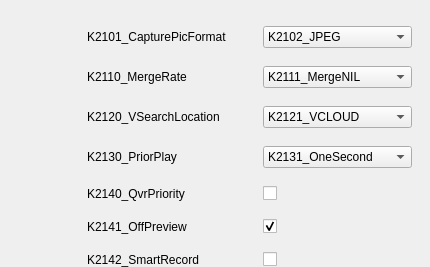
       <widget class="QWidget" name="PreviewOption">
        <property name="sizePolicy">
         <sizepolicy hsizetype="Expanding" vsizetype="Expanding">
          <horstretch>0</horstretch>
          <verstretch>0</verstretch>
         </sizepolicy>
        </property>
        <layout class="QFormLayout" name="formLayout_5">
         <property name="rowWrapPolicy">
          <enum>QFormLayout::DontWrapRows</enum>
         </property>
         <property name="horizontalSpacing">
          <number>36</number>
         </property>
         <property name="verticalSpacing">
          <number>18</number>
         </property>
         <property name="leftMargin">
          <number>87</number>
         </property>
         <property name="topMargin">
          <number>26</number>
         </property>
         <property name="rightMargin">
          <number>18</number>
         </property>
         <property name="bottomMargin">
          <number>0</number>
         </property>
         <item row="0" column="0">
          <widget class="QLabel" name="lCaptureFormat">
           <property name="text">
            <string>K2101_CapturePicFormat</string>
           </property>
           <property name="buddy">
            <cstring>keeplogtime</cstring>
           </property>
          </widget>
         </item>
         <item row="0" column="1">
          <widget class="QComboBox" name="picfmt">
           <property name="maximumSize">
            <size>
             <width>400</width>
             <height>16777215</height>
            </size>
           </property>
           <property name="currentText">
            <string>K2102_JPEG</string>
           </property>
           <item>
            <property name="text">
             <string>K2102_JPEG</string>
            </property>
           </item>
           <item>
            <property name="text">
             <string>K2103_PNG</string>
            </property>
           </item>
           <item>
            <property name="text">
             <string>K2104_BMP</string>
            </property>
           </item>
          </widget>
         </item>
         <item row="1" column="0">
          <widget class="QLabel" name="lFileCodeMode">
           <property name="text">
            <string>K2110_MergeRate</string>
           </property>
           <property name="buddy">
            <cstring>keeplogtime</cstring>
           </property>
          </widget>
         </item>
         <item row="1" column="1">
          <widget class="QComboBox" name="mergerate">
           <property name="maximumSize">
            <size>
             <width>400</width>
             <height>16777215</height>
            </size>
           </property>
           <property name="currentText">
            <string>K2111_MergeNIL</string>
           </property>
           <item>
            <property name="text">
             <string>K2111_MergeNIL</string>
            </property>
           </item>
           <item>
            <property name="text">
             <string>K2112_MergeFirst</string>
            </property>
           </item>
           <item>
            <property name="text">
             <string>K2113_MergeLast</string>
            </property>
           </item>
          </widget>
         </item>
         <item row="2" column="0">
          <widget class="QLabel" name="lVideoSearchMode">
           <property name="text">
            <string>K2120_VSearchLocation</string>
           </property>
           <property name="buddy">
            <cstring>keeplogtime</cstring>
           </property>
          </widget>
         </item>
         <item row="2" column="1">
          <widget class="QComboBox" name="wheresearch">
           <property name="maximumSize">
            <size>
             <width>400</width>
             <height>16777215</height>
            </size>
           </property>
           <property name="currentText">
            <string>K2121_VCLOUD</string>
           </property>
           <item>
            <property name="text">
             <string>K2121_VCLOUD</string>
            </property>
           </item>
           <item>
            <property name="text">
             <string>K2122_VQVR</string>
            </property>
           </item>
          </widget>
         </item>
         <item row="3" column="0">
          <widget class="QLabel" name="lEventPlaybackTime">
           <property name="text">
            <string>K2130_PriorPlay</string>
           </property>
           <property name="buddy">
            <cstring>keeplogtime</cstring>
           </property>
          </widget>
         </item>
         <item row="3" column="1">
          <widget class="QComboBox" name="priorplay">
           <property name="maximumSize">
            <size>
             <width>400</width>
             <height>16777215</height>
            </size>
           </property>
           <property name="currentText">
            <string>K2131_OneSecond</string>
           </property>
           <item>
            <property name="text">
             <string>K2131_OneSecond</string>
            </property>
           </item>
           <item>
            <property name="text">
             <string>K2132_FiveSeconds</string>
            </property>
           </item>
           <item>
            <property name="text">
             <string>K2133_TenSeconds</string>
            </property>
           </item>
           <item>
            <property name="text">
             <string>K2134_HalfMinute</string>
            </property>
           </item>
           <item>
            <property name="text">
             <string>K2135_OneMinite</string>
            </property>
           </item>
           <item>
            <property name="text">
             <string>K2136_NintySeconds</string>
            </property>
           </item>
           <item>
            <property name="text">
             <string>K2137_HalfHour</string>
            </property>
           </item>
           <item>
            <property name="text">
             <string>K2138_OneHour</string>
            </property>
           </item>
          </widget>
         </item>
         <item row="5" column="0">
          <widget class="QLabel" name="lWindowPreview">
           <property name="text">
            <string>K2141_OffPreview</string>
           </property>
          </widget>
         </item>
         <item row="6" column="0">
          <widget class="QLabel" name="lIntelligentVideoPlayback">
           <property name="text">
            <string>K2142_SmartRecord</string>
           </property>
          </widget>
         </item>
         <item row="6" column="1">
          <widget class="QCheckBox" name="smartrecord">
           <property name="enabled">
            <bool>true</bool>
           </property>
           <property name="sizePolicy">
            <sizepolicy hsizetype="Preferred" vsizetype="Preferred">
             <horstretch>0</horstretch>
             <verstretch>0</verstretch>
            </sizepolicy>
           </property>
           <property name="cursor">
            <cursorShape>ArrowCursor</cursorShape>
           </property>
           <property name="text">
            <string/>
           </property>
           <property name="icon">
            <iconset>
             <activeoff>:/icon/buttonOn.png</activeoff>
             <activeon>:/icon/buttonOff.png</activeon>
            </iconset>
           </property>
           <property name="iconSize">
            <size>
             <width>30</width>
             <height>30</height>
            </size>
           </property>
           <property name="checkable">
            <bool>true</bool>
           </property>
          </widget>
         </item>
         <item row="5" column="1">
          <widget class="QCheckBox" name="offpreview">
           <property name="enabled">
            <bool>true</bool>
           </property>
           <property name="sizePolicy">
            <sizepolicy hsizetype="Preferred" vsizetype="Preferred">
             <horstretch>0</horstretch>
             <verstretch>0</verstretch>
            </sizepolicy>
           </property>
           <property name="cursor">
            <cursorShape>ArrowCursor</cursorShape>
           </property>
           <property name="text">
            <string/>
           </property>
           <property name="icon">
            <iconset>
             <normalon>:/icon/buttonOff.png</normalon>
             <disabledon>:/icon/buttonOff.png</disabledon>
             <activeoff>:/icon/buttonOn.png</activeoff>
             <activeon>:/icon/buttonOff.png</activeon>
             <selectedon>:/icon/buttonOff.png</selectedon>
            </iconset>
           </property>
           <property name="iconSize">
            <size>
             <width>30</width>
             <height>30</height>
            </size>
           </property>
           <property name="checkable">
            <bool>true</bool>
           </property>
           <property name="checked">
            <bool>true</bool>
           </property>
          </widget>
         </item>
         <item row="4" column="0">
          <widget class="QLabel" name="lPriorityPlayback">
           <property name="text">
            <string>K2140_QvrPriority</string>
           </property>
          </widget>
         </item>
         <item row="4" column="1">
          <widget class="QCheckBox" name="qvrpriority">
           <property name="enabled">
            <bool>true</bool>
           </property>
           <property name="sizePolicy">
            <sizepolicy hsizetype="Preferred" vsizetype="Preferred">
             <horstretch>0</horstretch>
             <verstretch>0</verstretch>
            </sizepolicy>
           </property>
           <property name="cursor">
            <cursorShape>ArrowCursor</cursorShape>
           </property>
           <property name="text">
            <string/>
           </property>
           <property name="icon">
            <iconset>
             <activeoff>:/icon/buttonOn.png</activeoff>
             <activeon>:/icon/buttonOff.png</activeon>
            </iconset>
           </property>
           <property name="iconSize">
            <size>
             <width>30</width>
             <height>30</height>
            </size>
           </property>
           <property name="checkable">
            <bool>true</bool>
           </property>
          </widget>
         </item>
        </layout>
       </widget>
